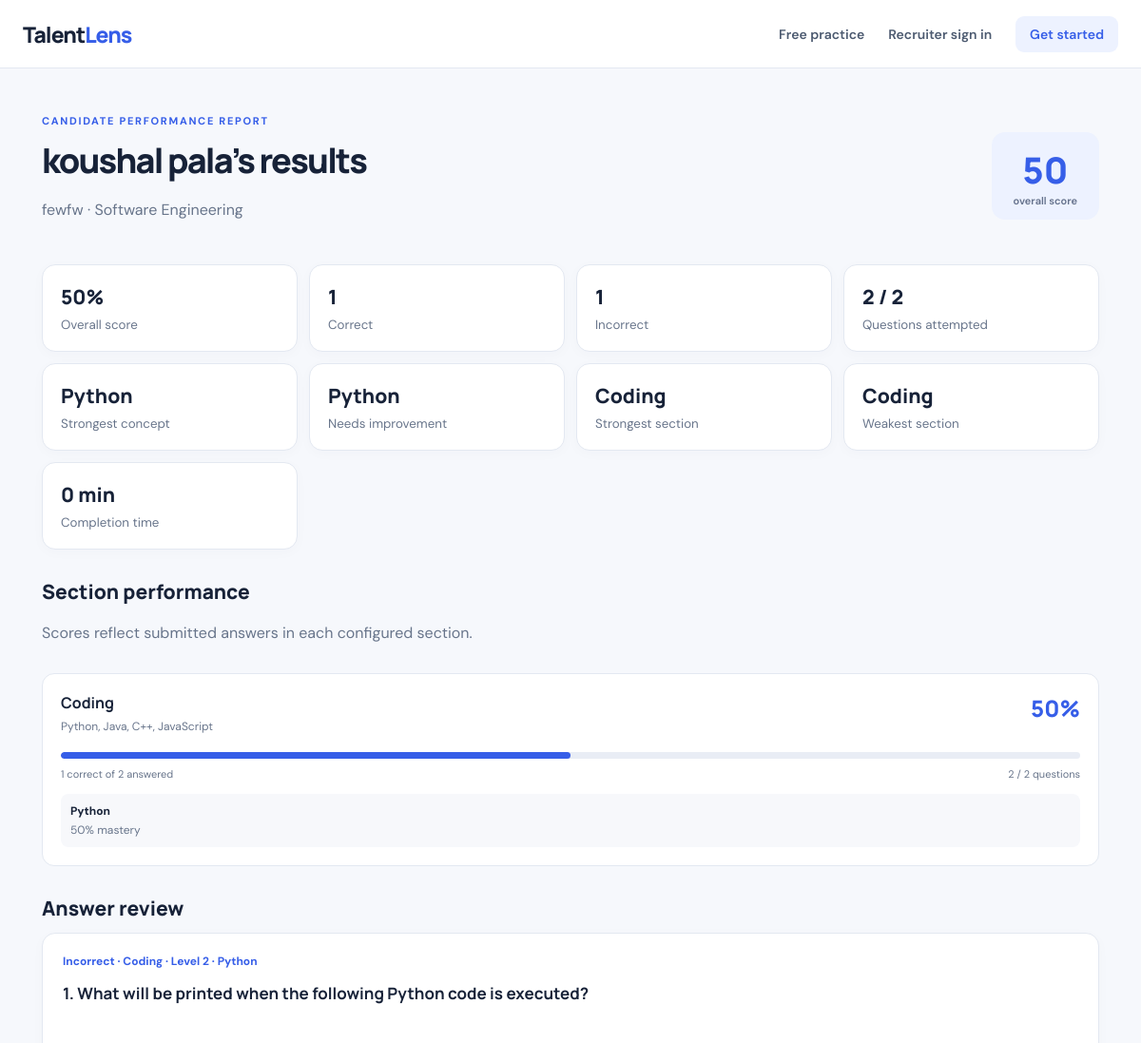
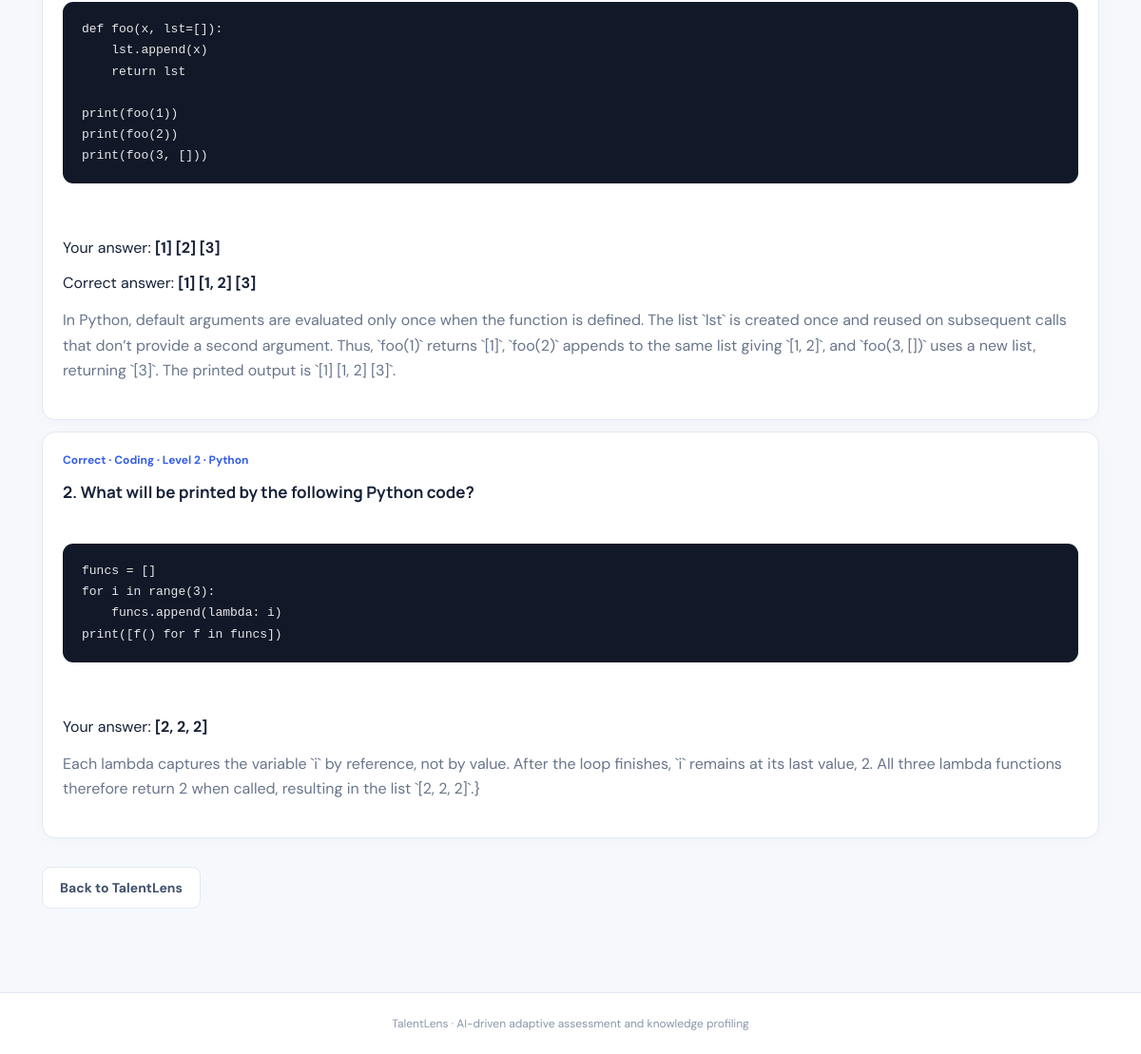
/report/21, run on the app's committed database (2 pictures, top to bottom).
### db_models.py (models this page shows, shortened)
class Attempt(db.Model):
    id=db.Column(db.Integer,primary_key=True)
    assessment_id=db.Column(db.Integer,db.ForeignKey("assessment.id"),nullable=False,index=True)
    candidate_name=db.Column(db.String(140),nullable=False)
    candidate_email=db.Column(db.String(180),default="")
    profile_json=db.Column(db.Text,default="{}")
    history_json=db.Column(db.Text,default="[]")
    current_question_json=db.Column(db.Text,default="")
    question_number=db.Column(db.Integer,default=0)
    started_at=db.Column(db.DateTime)
    expires_at=db.Column(db.DateTime)
    completed_at=db.Column(db.DateTime)
    status=db.Column(db.String(20),default="not_started")
    score=db.Column(db.Float,default=0)
    created_at=db.Column(db.DateTime,default=lambda: datetime.now(timezone.utc).replace(tzinfo=None))

class Assessment(db.Model):
    id=db.Column(db.Integer,primary_key=True)
    recruiter_id=db.Column(db.Integer,db.ForeignKey("user.id"),nullable=True,index=True)
    title=db.Column(db.String(180),nullable=False)
    topic=db.Column(db.String(300),nullable=False)
    question_count=db.Column(db.Integer,default=10)
    duration_minutes=db.Column(db.Integer,default=30)
    token=db.Column(db.String(64),unique=True,index=True,nullable=False)
    kind=db.Column(db.String(20),default="recruiter")
    description=db.Column(db.Text,default="")
    category=db.Column(db.String(80),default="General")
    instructions=db.Column(db.Text,default="")
    created_at=db.Column(db.DateTime,default=lambda: datetime.now(timezone.utc).replace(tzinfo=None))
    recruiter=db.relationship("User",backref="assessments")
    attempts=db.relationship("Attempt",backref="assessment",cascade="all, delete-orphan")
    sections=db.relationship("AssessmentSection",backref="assessment",cascade="all, delete-orphan",order_by="AssessmentSection.display_order")

class AssessmentSection(db.Model):
    id=db.Column(db.Integer,primary_key=True)
    assessment_id=db.Column(db.Integer,db.ForeignKey("assessment.id"),nullable=False,index=True)
    name=db.Column(db.String(140),nullable=False)
    description=db.Column(db.Text,default="")
    display_order=db.Column(db.Integer,nullable=False,default=0)
    question_count=db.Column(db.Integer,nullable=False,default=5)
    duration_minutes=db.Column(db.Integer,nullable=False,default=10)
    difficulty_mode=db.Column(db.String(20),nullable=False,default="adaptive")
    topics_json=db.Column(db.Text,nullable=False,default="[]")
    question_types_json=db.Column(db.Text,nullable=False,default='["mcq"]')
    @property
    def topics(self):
        import json
        try: return json.loads(self.topics_json or "[]")
        except (TypeError,ValueError): return []

### app.py (the view)
@app.route("/report/<int:attempt_id>")
def report(attempt_id):
    attempt=db.session.get(Attempt,attempt_id)
    if not attempt: abort(404)
    if attempt.status!="completed" and not (current_user.is_authenticated and attempt.assessment.recruiter_id==current_user.id):
        abort(403)
    history=json.loads(attempt.history_json or "[]")
    profile=profile_from_json(attempt.candidate_name,attempt.profile_json)
    mastery={key.split(":",2)[-1]:value for key,value in profile.knowledge.items()}
    strongest=max(mastery.items(),key=lambda x:x[1].mastery)[0] if mastery else "â€”"
    weakest=min(mastery.items(),key=lambda x:x[1].mastery)[0] if mastery else "â€”"
    section_reports=[]
    for section in configured_sections(attempt.assessment):
        order=section_value(section,"display_order")
        answers=[item for item in history if item.get("section_order",0)==order]
        right=sum(bool(item.get("correct")) for item in answers)
        scoped={key.split(":",2)[-1]:value for key,value in profile.knowledge.items() if key.startswith(f"section:{order}:")}
        section_reports.append({"name":section_value(section,"name"),"questions":section_value(section,"question_count"),
            "answered":len(answers),"correct":right,"score":round(right/len(answers)*100) if answers else 0,
            "mastery":scoped,"topics":section_value(section,"topics")})
    scored_sections=[item for item in section_reports if item["answered"]]
    strongest_section=max(scored_sections,key=lambda item:item["score"])["name"] if scored_sections else "â€”"
    weakest_section=min(scored_sections,key=lambda item:item["score"])["name"] if scored_sections else "â€”"
    return render_template("report.html",attempt=attempt,history=history,mastery=mastery,strongest=strongest,
        weakest=weakest,section_reports=section_reports,strongest_section=strongest_section,
        weakest_section=weakest_section)

### app.py (called while the page is built)
def profile_from_json(name, raw):
    data = json.loads(raw or "{}")
    p = StudentProfile(name=name)
    for k, v in data.items():
        knowledge = ConceptKnowledge(**v)
        normalize_knowledge(knowledge)
        p.knowledge[k] = knowledge
    return p

def configured_sections(assessment):
    if assessment.sections:
        return assessment.sections
    return [dict(id=None,name=assessment.topic,description="",display_order=0,
        question_count=assessment.question_count,duration_minutes=assessment.duration_minutes,
        difficulty_mode="adaptive",topics=[assessment.topic],question_types=["mcq"])]

def section_value(section,key):
    return section.get(key) if isinstance(section,dict) else getattr(section,key)

### knowledge.py (called while the page is built)
def calculate_mastery(correct: int, incorrect: int) -> float:
    correct = max(0, int(correct))
    incorrect = max(0, int(incorrect))
    alpha = PRIOR_CORRECT + correct
    beta = PRIOR_INCORRECT + incorrect
    return alpha / (alpha + beta)

def calculate_confidence(questions_seen: int) -> float:
    n = max(0, int(questions_seen))
    return n / (n + 4)

def normalize_knowledge(knowledge: ConceptKnowledge):
    knowledge.correct = max(0, int(knowledge.correct))
    knowledge.incorrect = max(0, int(knowledge.incorrect))
    knowledge.questions_seen = (
        knowledge.correct + knowledge.incorrect
    )
    knowledge.mastery = calculate_mastery(
        knowledge.correct,
        knowledge.incorrect
    )
    knowledge.confidence = calculate_confidence(
        knowledge.questions_seen
    )
    return knowledge

### templates/report.html
{% extends "base.html" %}{% block title %}Assessment report · TalentLens{% endblock %}{% block content %}<div class="pagehead"><div><div class="eyebrow">CANDIDATE PERFORMANCE REPORT</div><h1>{{ attempt.candidate_name }}’s results</h1><p>{{ attempt.assessment.title }} · {{ attempt.assessment.category or 'Assessment' }}</p></div><div class="score">{{ attempt.score|round|int }}<small>overall score</small></div></div><div class="stats"><div><b>{{ attempt.score|round|int }}%</b><small>Overall score</small></div><div><b>{{ history|selectattr('correct')|list|length }}</b><small>Correct</small></div><div><b>{{ history|length - (history|selectattr('correct')|list|length) }}</b><small>Incorrect</small></div><div><b>{{ history|length }} / {{ attempt.assessment.question_count }}</b><small>Questions attempted</small></div><div><b>{{ strongest }}</b><small>Strongest concept</small></div><div><b>{{ weakest }}</b><small>Needs improvement</small></div><div><b>{{ strongest_section }}</b><small>Strongest section</small></div><div><b>{{ weakest_section }}</b><small>Weakest section</small></div><div><b>{% if attempt.completed_at and attempt.started_at %}{{ ((attempt.completed_at-attempt.started_at).total_seconds()/60)|round|int }} min{% else %}—{% endif %}</b><small>Completion time</small></div></div><section class="report-section"><div class="pagehead compact"><div><h2>Section performance</h2><p>Scores reflect submitted answers in each configured section.</p></div></div>{% for section in section_reports %}<article class="section-report"><div class="section-report-head"><div><h3>{{ section.name }}</h3><p>{{ section.topics|join(', ') }}</p></div><strong>{{ section.score }}%</strong></div><div class="progress"><span style="width:{{ section.score }}%"></span></div><div class="section-report-meta"><span>{{ section.correct }} correct of {{ section.answered }} answered</span><span>{{ section.answered }} / {{ section.questions }} questions</span></div>{% if section.mastery %}<div class="concept-grid">{% for concept,k in section.mastery.items() %}<div class="concept-item"><b>{{ concept }}</b><span>{{ (k.mastery*100)|round|int }}% mastery</span></div>{% endfor %}</div>{% endif %}</article>{% else %}<p class="muted">No section data recorded.</p>{% endfor %}</section><section class="report-section"><h2>Answer review</h2>{% for h in history %}<article class="review"><div class="reviewtag">{{ 'Correct' if h.correct else 'Incorrect' }} · {{ h.section_name }} · Level {{ h.difficulty }} · {{ h.concept }}</div><div class="review-question">{{ loop.index }}. {{ h.question }}</div><p>Your answer: <b>{{ h.student_answer }}</b></p>{% if not h.correct %}<p>Correct answer: <b>{{ h.correct_answer }}</b></p>{% endif %}<p class="muted">{{ h.explanation }}</p></article>{% else %}<p class="muted">No answers have been recorded.</p>{% endfor %}</section><a class="btn secondary" href="{{ url_for('index') }}">Back to TalentLens</a><script>document.querySelectorAll('.review-question').forEach(node=>{const raw=node.textContent,rx=/```([\w+#.-]*)\s*\n?([\s\S]*?)```/g;let match,last=0,parts=[];while((match=rx.exec(raw))){if(match.index>last)parts.push(document.createTextNode(raw.slice(last,match.index)));const pre=document.createElement('pre'),code=document.createElement('code');pre.className='code-block';if(match[1])code.className='language-'+match[1].toLowerCase();code.textContent=match[2].replace(/^\n|\n$/g,'');pre.append(code);parts.push(pre);last=rx.lastIndex}if(parts.length){if(last<raw.length)parts.push(document.createTextNode(raw.slice(last)));node.replaceChildren(...parts)}});document.addEventListener('DOMContentLoaded',()=>window.Prism?.highlightAll());</script>{% endblock %}

### static/style.css (style rules this page uses)
:root { --ink:#172238;--muted:#68758b;--blue:#365ee8;--blue-dark:#2849c8;--pale:#edf2ff;--line:#e3e8f1;--surface:#fff;--canvas:#f6f8fc;--green:#17845a;--red:#bd4242;--shadow:0 12px 36px rgba(30,48,84,.07) }
* { box-sizing:border-box }
body { margin:0;background:var(--canvas);color:var(--ink);font-family:'DM Sans',sans-serif }
a { color:var(--blue);text-decoration:none }
.eyebrow { font-size:11px;letter-spacing:1.7px;font-weight:700;color:var(--blue);margin-bottom:15px }
.hero h1,h1 { font:800 46px/1.13 Manrope;letter-spacing:-1.8px;margin:0 0 17px }
.hero p,.pagehead p { font-size:16px;line-height:1.75;color:var(--muted);max-width:680px }
.btn { display:inline-flex;align-items:center;justify-content:center;border:1px solid transparent;border-radius:9px;background:var(--blue);color:white;padding:12px 18px;font-weight:700;font-size:14px;cursor:pointer;transition:background .16s,transform .16s,box-shadow .16s }
.btn.secondary { background:#fff;border-color:var(--line);color:#40506a }
.features article,.tablecard,.empty,.formwrap,.review,.builder-card,.stats>div,.mastery,.exam-card { background:var(--surface);border:1px solid var(--line);border-radius:14px;box-shadow:0 3px 14px rgba(30,48,84,.025) }
.features p,.muted { color:var(--muted);line-height:1.65 }
.pagehead { display:flex;align-items:center;justify-content:space-between;gap:20px;margin-bottom:27px }
.pagehead h1 { font-size:36px }
.stats { display:grid;grid-template-columns:repeat(4,1fr);gap:12px;margin:24px 0 }
.stats>div { padding:19px }
.stats b { display:block;font:800 21px Manrope;overflow-wrap:anywhere }
.stats small { display:block;color:var(--muted);margin-top:7px }
.score { font:800 38px Manrope;color:var(--blue);text-align:center;background:var(--pale);border-radius:14px;padding:13px 23px }
.score small { display:block;font:600 11px 'DM Sans';color:#64718b }
.progress { height:7px;background:#e9edf5;border-radius:20px;overflow:hidden;margin:17px 0 }
.progress span { height:100%;display:block;background:var(--blue);border-radius:20px }
.review { margin:12px 0;padding:21px }
.reviewtag { color:var(--blue);font-weight:700;font-size:12px }
.dashboard-section h2,.builder-card h2,.report-section h2 { font:750 21px Manrope;margin:0 0 8px }
.pagehead.compact { margin-bottom:12px }
.pagehead.compact h2 { font:750 21px Manrope;margin:0 }
.report-section { margin:30px 0 }
.section-report { background:#fff;border:1px solid var(--line);border-radius:13px;padding:19px;margin:12px 0 }
.section-report-head { display:flex;justify-content:space-between;gap:15px }
.section-report-head h3 { font:700 16px Manrope;margin:0 }
.section-report-head p { color:var(--muted);font-size:12px;margin:6px 0 }
.section-report-head>strong { font:800 24px Manrope;color:var(--blue) }
.section-report .progress { margin:13px 0 9px }
.section-report-meta { display:flex;justify-content:space-between;color:var(--muted);font-size:11px }
.concept-grid { display:grid;grid-template-columns:repeat(auto-fit,minmax(150px,1fr));gap:8px;margin-top:14px }
.concept-item { padding:10px;background:#f7f8fb;border-radius:8px;font-size:12px }
.concept-item span { display:block;color:var(--muted);margin-top:4px }
.review-question { font:700 17px/1.55 Manrope;margin:13px 0;white-space:pre-wrap }

### data on the page
Attempt: candidate_name "koushal pala", score "50", completed_at+started_at "0"
Assessment: assessment "fewfw", assessment "Software Engineering", assessment.question_count "2"
AssessmentSection: name "Coding", topics "Python, Java, C++, JavaScript", score "50", correct "1", answered "2", questions "2", mastery "Python", mastery "50", correct "Incorrect", section_name "Coding", difficulty "2", concept "Python", student_answer "[1] [2] [3]", correct_answer "[1] [1, 2] [3]", explanation "In Python, default arguments are evaluated only once when the function is defined. The list `lst` is created once and reused on subsequent calls that don’t provide a second argument. Thus, `foo(1)` returns `[1]`, `foo(2)` appends to the same list giving `[1, 2]`, and `foo(3, [])` uses a new list, returning `[3]`. The printed output is `[1] [1, 2] [3]`.", correct "Correct", student_answer "[2, 2, 2]", explanation "Each lambda captures the variable `i` by reference, not by value. After the loop finishes, `i` remains at its last value, 2. All three lambda functions therefore return 2 when called, resulting in the list `[2, 2, 2]`.}"

### other printed values
{{ history|selectattr('correct')|list|length }} "1"
{{ history|length - (history|selectattr('correct')|list|length) }} "1"
{{ history|length }} "2"
{{ strongest }} "Python"
{{ weakest }} "Python"
